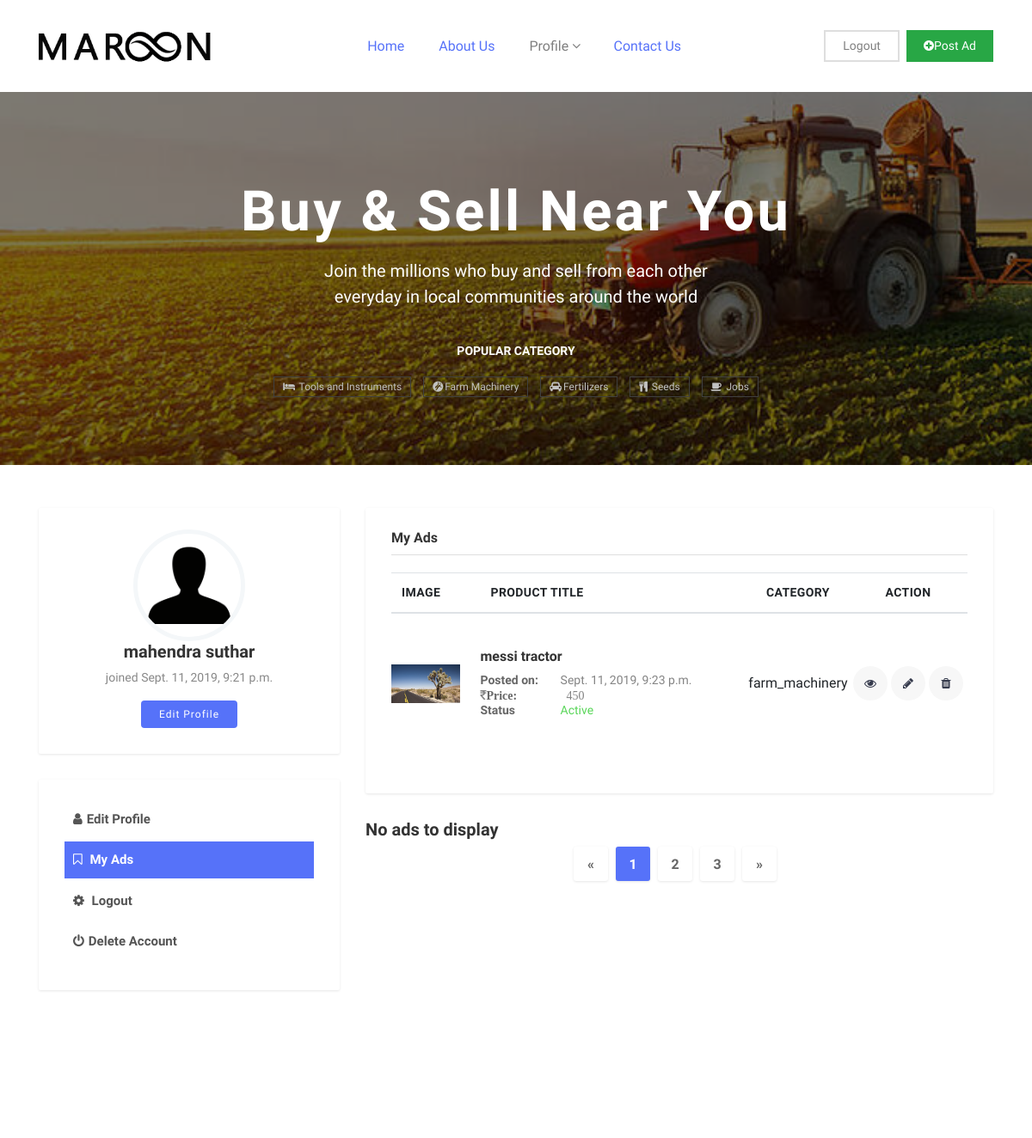
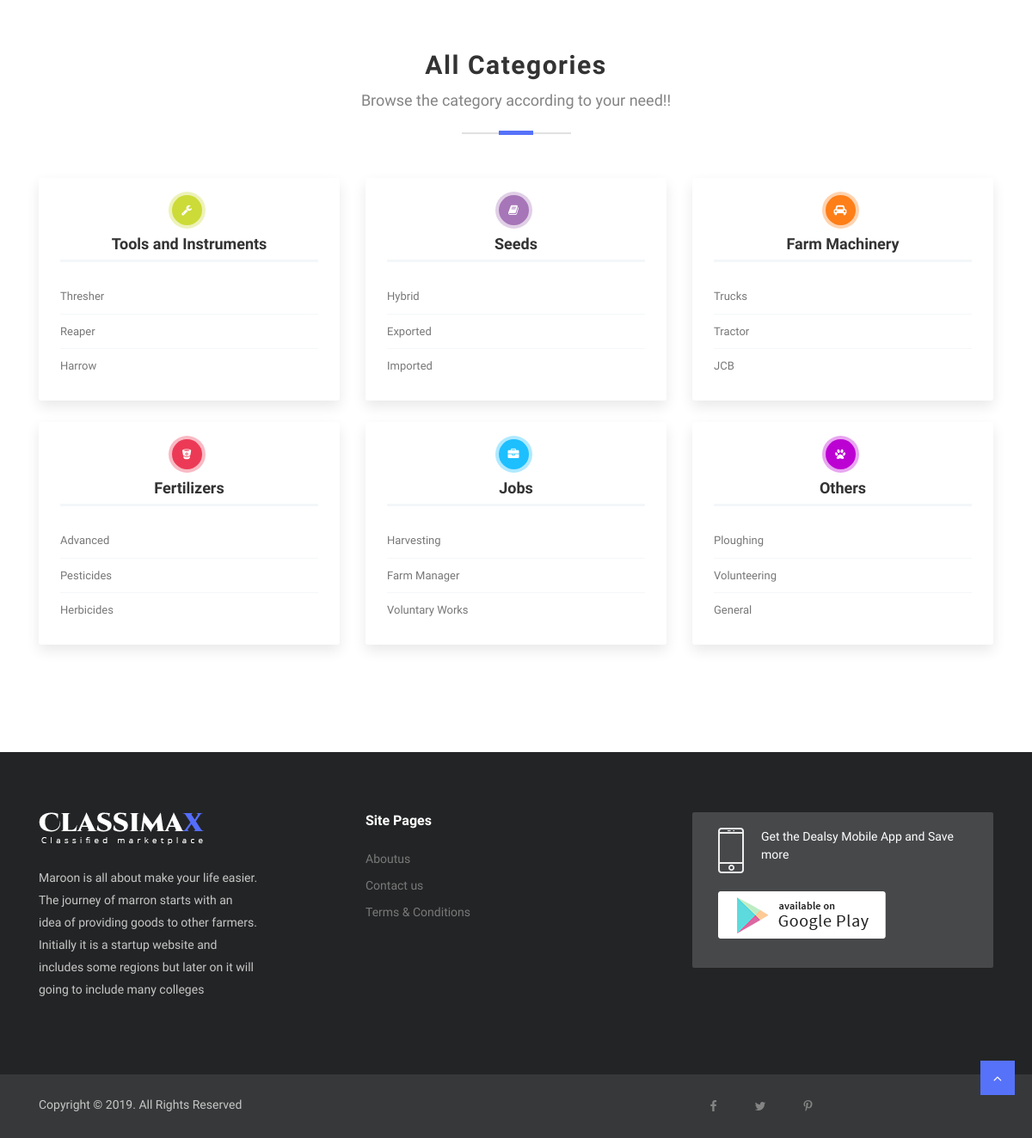
The app's page /account/profile/myad/ (signed in) with its own data (2 pictures, top to bottom).
### accounts/models.py (models this page shows, shortened)
class User(AbstractBaseUser):
    email = models.EmailField(
        verbose_name='email address',
        max_length=255,
        unique=True,
    )
    phone = PhoneNumberField(unique = True, null=True, blank = False, region = 'IN', max_length = 13)
    first_name = models.CharField( max_length=20 , null = True, blank = False)
    last_name = models.CharField(max_length = 20 , null = True, blank = False)
    active = models.BooleanField(default=True)
    staff = models.BooleanField(default=False) # a admin user; non super-user
    admin = models.BooleanField(default=False) # a superuser
    date = models.DateTimeField(default=datetime.now, blank=True, null = True)
    USERNAME_FIELD = 'email'
    REQUIRED_FIELDS = ['first_name','last_name','phone'] # Email & Password are required by default.
    objects = UserManager()
    @property
    def is_active(self):
        return self.active

### product/models.py (models this page shows, shortened)
class Product(models.Model):
    title = models.CharField(max_length = 40)
    slug = models.SlugField(unique = True, blank = True)
    seller_id = models.ForeignKey(User, on_delete=models.CASCADE)
    category = models.CharField(max_length=20, choices=CATEGORY_CHOICES, default='other')
    description = models.TextField(max_length=500)
    price = models.PositiveIntegerField(default = 0)
    featured = models.BooleanField(default = False)
    image = models.ImageField(upload_to = 'images/', null = True)
    date = models.DateTimeField(default=datetime.now, blank=True, null = True)
    college = models.CharField(blank = True, null = True, max_length = 30)

### accounts/views.py (the view)
# urls.py: path('profile/myad/', views.my_ads_view, name = 'myads'),
def my_ads_view(request):
    if request.user.is_authenticated:
        instance = Product.objects.filter(seller_id = request.user.pk)
        context = {
            'query_set' : instance
        }
        return render(request,"my_ads.html",context )
    else:
        return redirect('accounts:login')

### templates/my_ads.html (shortened to what this page needs)
{% extends "base.html" %}
{% load static %}
{% block content %}
<section class="dashboard section">
  <div class="container">
    <div class="row">
      <div class="col-md-10 offset-md-1 col-lg-4 offset-lg-0">
        <div class="sidebar">
          <div class="widget user-dashboard-profile">
            <div class="profile-thumb">
              <img src="{% static 'images/user.png'%}" alt="" class="rounded-circle">
            </div>
            <h5 class="text-center">{{request.user.first_name}} {{request.user.last_name}}</h5>
            <p>joined {{request.user.date}}</p>
            <a href="{% url 'accounts:update_user_profile'%}" class="btn btn-main-sm">Edit Profile</a>
          </div>
           <div class="widget user-dashboard-menu">
                      <ul>
                      <li  ><a href="{% url 'accounts:update_user_profile'%}"><i class="fa fa-user"></i>Edit Profile</a></li>
                            <li class="active"><a href="{% url 'accounts:myads'%}"><i class="fa fa-bookmark-o"></i> My Ads</a></li>
                            <li><a href=""data-toggle="modal" data-target="#logoutaccount"><i class="fa fa-cog"></i> Logout</a></li>
                            <li><a href="" data-toggle="modal" data-target="#deleteaccount"><i class="fa fa-power-off"></i>Delete
                  Account</a></li>
                    </ul>
          </div>
        </div>
      </div>
      <div class="col-md-10 offset-md-1 col-lg-8 offset-lg-0">
        <div class="widget dashboard-container my-adslist">
          <h3 class="widget-header">My Ads</h3>
          <table class="table table-responsive product-dashboard-table">
            <thead>
              <tr>
                <th>Image</th>
                <th>Product Title</th>
                <th class="text-center">Category</th>
                <th class="text-center">Action</th>
              </tr>
            </thead>
            <tbody>
            {% for product in query_set %}
              <tr>
                <td class="product-thumb">
                  <img width="80px" height="auto" src="{{ product.image.url }}" alt="image description"></td>
                <td class="product-details">
                  <h3 class="title">{{product.title}}</h3>
                  <span><strong>Posted on: </strong><time>{{product.date}}</time> </span>
                  <span  class="fa fa-inr"><strong>Price: </strong>{{product.price}} </span>
                  <span class="status active"><strong>Status</strong>Active</span>
                </td>
                <td class="product-category"><span class="categories">{{product.category}}</span></td>
                <td class="action" data-title="Action">
                  <div class="">
                    <ul class="list-inline justify-content-center">
                      <li class="list-inline-item">
                        <a data-toggle="tooltip" data-placement="top" title="view" class="view" href="{% url 'product:product_detail_view' product.slug %}">
                          <i class="fa fa-eye"></i>
                        </a>
                      </li>
                      <li class="list-inline-item">
                        <a class="edit" data-toggle="tooltip" data-placement="top" title="Edit" href="{% url 'accounts:editad' product.slug %}">
                          <i class="fa fa-pencil"></i>
                        </a>
                      </li>
                      <li class="list-inline-item">
                        <a class="delete" data-toggle="tooltip" data-placement="top" title="Delete" href="">
                          <i class="fa fa-trash"></i>
                        </a>
                      </li>
                    </ul>
                  </div>
                </td>
              </tr>
                {% endfor %}
            </tbody>
          </table>
        </div>
        <h3>No ads to display<h3>
        <div class="pagination justify-content-center">
					<nav aria-label="Page navigation example">
						<ul class="pagination">
							<li class="page-item">
								<a class="page-link" href="#" aria-label="Previous">
									<span aria-hidden="true">&laquo;</span>
								</a>
							</li>
							<li class="page-item active"><a class="page-link" href="#">1</a></li>
							<li class="page-item "><a class="page-link" href="#">2</a></li>
							<li class="page-item"><a class="page-link" href="#">3</a></li>
							<li class="page-item">
								<a class="page-link" href="#" aria-label="Next">
									<span aria-hidden="true">&raquo;</span>
								</a>
							</li>
						</ul>
					</nav>
				</div>
      </div>
    </div>
  </div>
</section>
{% endblock content %}

### static/css/style.css (style rules this page uses)
body { line-height: 1.5; font-family: "Muli", sans-serif; }
p, li, input, select, button { font-family: "Muli", sans-serif; color: #666; font-size: 14px; font-weight: 400; }
h1, h2, h3, h4, h5, h6 { font-family: "Muli", sans-serif; font-weight: 600; color: #333; }
p { color: #666; }
h3 { font-size: 20px; }
p { color: #888; }
ul.pagination li { margin-right: 10px; }
ul.pagination li a { border-radius: 3px !important; font-size: 16px; padding: 0; height: 50px; width: 50px; line-height: 50px; text-align: center; border-color: transparent; box-shadow: 0px 1px 3px 0px rgba(0, 0, 0, 0.1); color: #666; }
ul.pagination .active a { background-color: #5672f9 !important; color: #fff !important; border-color: transparent !important; }
ol, ul { margin: 0; padding: 0; list-style: none; }
a { transition: all .3s ease-in 0s; color: #000; }
.section { padding: 100px 0; }
.user-profile, .dashboard { padding-top: 50px; }
.btn { font-size: 15px; letter-spacing: 1px; display: inline-block; padding: 15px 30px; border-radius: 4px; }
.btn-main, .btn-main-sm { background: #5672f9; color: #fff; }
.btn-main-sm { padding: 6px 20px; font-size: 12px; }
ul.pagination li a { font-weight: 600; border-radius: 3px !important; font-size: 16px; padding: 0; height: 40px; width: 40px; line-height: 40px; text-align: center; border-color: transparent; box-shadow: 0px 1px 3px 0px rgba(0, 0, 0, 0.1); color: #666; }
.user-dashboard-menu li { margin-bottom: 5px; }
.user-dashboard-menu li.active a { background: #5672f9; color: #fff; }
.user-dashboard-menu li a { padding: 10px; font-size: 15px; display: block; font-weight: 600; color: #555; }
.user-dashboard-menu li a i { margin-right: 5px; }
.user-dashboard-profile { text-align: center; }
.user-dashboard-profile .profile-thumb img { width: 130px; height: auto; border: 5px solid #F4F7F9; }
.dashboard-container .product-dashboard-table thead th { font-size: 14px; text-transform: uppercase; letter-spacing: .4px; }
.dashboard-container .product-dashboard-table td { vertical-align: middle; padding: 40px 0; }
.dashboard-container .product-thumb { width: 15%; }
.dashboard-container .product-details { width: 45%; }
.dashboard-container .product-details span { display: block; font-size: 14px; color: #848484; }
.dashboard-container .product-details span strong { color: #666; width: 30%; display: inline-block; }
.dashboard-container .product-details .title { font-size: 16px; }
.dashboard-container .product-details .status.active { color: #59d659; }
.dashboard-container .product-category { width: 15%; text-align: center; }
.dashboard-container .action { width: 20%; text-align: center; }
.dashboard-container .action a { width: 40px; height: 40px; border-radius: 40px; font-size: 14px; color: #363b4d; text-align: center; display: inline-block; }
.dashboard-container .action a i { line-height: 40px; }
.dashboard-container .action .list-inline .list-inline-item:not(:last-child) { margin-right: 0px; }
.dashboard-container .action .edit { background: #f7f7f7; }
.dashboard-container .action .view { background: #f7f7f7; }
.dashboard-container .action .delete { background: #f7f7f7; }
.widget { background: #fff; box-shadow: 0px 1px 3px 0px rgba(0, 0, 0, 0.1); padding: 25px 30px 30px; margin-bottom: 30px; border-radius: 2px; }
.widget .widget-header { display: block; font-size: 16px; font-weight: 600; margin-bottom: 20px; padding-bottom: 10px; border-bottom: 1px solid #dedede; }

### records on screen
User: user.first_name "mahendra", user.last_name "suthar", user "Sept. 11, 2019, 9:21 p.m."
Product: image (picture), title "messi tractor", date "Sept. 11, 2019, 9:23 p.m.", price "450", category "farm_machinery"
